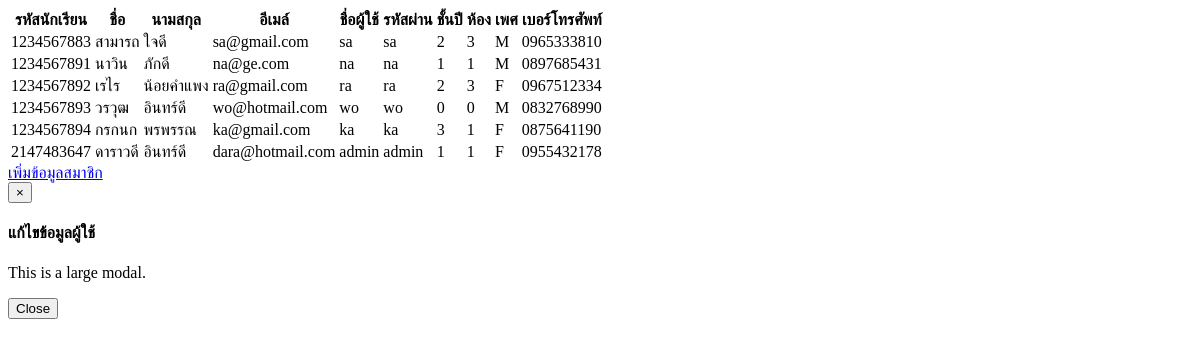
Page /manager_user.php on the earlier database version.
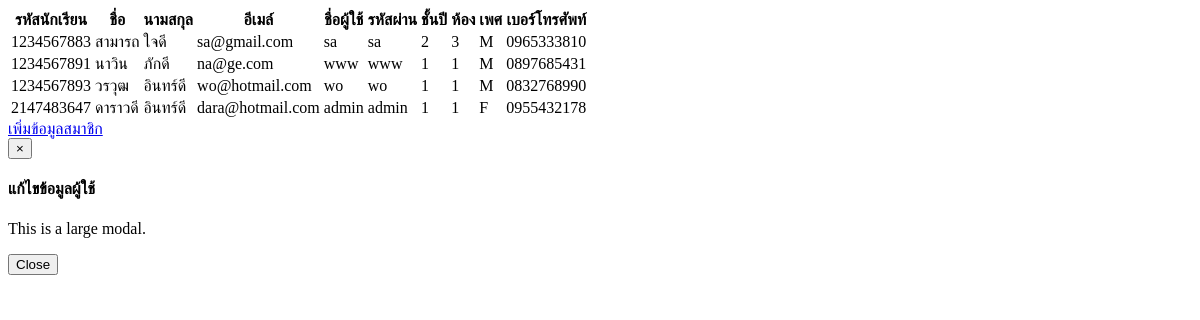
Same page on the later database version.
### tables this page shows
CREATE TABLE `user_acount` (
  `sudent_id` int(10) NOT NULL,
  `fname` varchar(100) NOT NULL,
  `lname` varchar(100) NOT NULL,
  `email` varchar(50) NOT NULL,
  `class` int(2) NOT NULL,
  `sec` int(2) NOT NULL,
  `gender` varchar(1) NOT NULL,
  `username` varchar(20) NOT NULL,
  `password` varchar(20) NOT NULL,
  `telephone` varchar(11) NOT NULL,
  `user_type` int(11) NOT NULL DEFAULT '1'
);

### manager_user.php (the view, shortened to what this page needs)
<!DOCTYPE html>
<html>
<head>
	<?php
		require 'config_DB/DB_connect.php';
	?>
</head>
<body>
	<table class="table table-hover" id="table-user">
	  <tr>
	    <th >รหัสนักเรียน</th>
	    <th >ชื่อ</th>
	    <th >นามสกุล</th>
	    <th >อีเมล์</th>
	    <th >ชื่อผู้ใช้</th>
	    <th >รหัสผ่าน</th>
	    <th >ชั้นปี</th>
	    <th >ห้อง</th>
	    <th >เพศ</th>
	    <th >เบอร์โทรศัพท์</th>
	     <th ></th>
	  </tr>
	  <?php
	  	$sql="SELECT * FROM `user_acount`";
	  	$res=mysqli_query($connect, $sql);
	  	while ($row=mysqli_fetch_assoc($res)) {
	   ?>
	   	<tr>
	   		<td><?=$row['sudent_id'] ?></td>
	   		<td><?=$row['fname'] ?></td>
	   		<td><?=$row['lname'] ?></td>
	   		<td><?=$row['email'] ?></td>
	   		<td><?=$row['username'] ?></td>
	   		<td><?=$row['password'] ?></td>
	   		<td><?=$row['class'] ?></td>
	   		<td><?=$row['sec'] ?></td>
	   		<td><?=$row['gender'] ?></td>
	   		<td><?=$row['telephone'] ?></td>
	   		<td>
			</td>
	   	</tr>
	   <?php
	  	}
	   ?>
	</table>
	<a href="../user_equipment.php" class="btn btn-success">
		เพิ่มข้อมูลสมาชิก
	</a>
</body>
<div class="modal fade" id="edit_user_modal" role="dialog">
<div class="modal-dialog modal-lg">
  <div class="modal-content">
    <div class="modal-header">
      <button type="button" class="close" data-dismiss="modal">&times;</button>
      <h4 class="modal-title">แก้ไขข้อมูลผู้ใช้</h4>
    </div>
    <div class="modal-body">
      <p>This is a large modal.</p>
    </div>
    <div class="modal-footer">
      <button type="button" class="btn btn-default" data-dismiss="modal">Close</button>
    </div>
  </div>
</div>
</div>
</html>

Differences in the rows shown:
removed user_acount: sudent_id "1234567892", fname "เรไร", lname "น้อยคำแพง", email "ra@gmail.com", username "ra", password "ra", class "2", sec "3", gender "F", telephone "0967512334"
removed user_acount: sudent_id "1234567894", fname "กรกนก", lname "พรพรรณ", email "ka@gmail.com", username "ka", password "ka", class "3", sec "1", gender "F", telephone "0875641190"
changed user_acount "นาวิน": username "na" → "www"; password "na" → "www"
changed user_acount "วรวุฒ": class "0" → "1"; sec "0" → "1"
